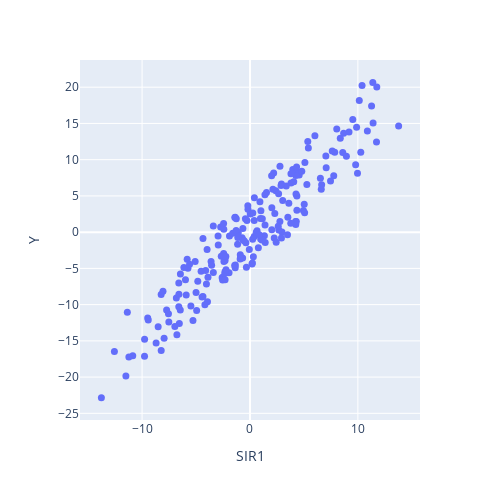

Notebook code cell kept with this figure:
### Markdown cell above
### Plot the First SIR Component Against $Y$

### Code cell
plot2D(linear_data, x="SIR1", y="Y", x_title="SIR1", y_title="Y")

### Figure 1 — Plotly figure (JSON) as saved in the notebook; plotly's stock layout.template omitted (floating-point values rounded to 4 significant figures; data arrays with more than 128 entries replaced by an {"elided": "..."} marker saying what was removed)
{"data": [{"hovertemplate": "SIR1=%{x}<br>Y=%{y}<extra></extra>", "legendgroup": "", "marker": {"color": "#636efa", "size": 7, "symbol": "circle"}, "mode": "markers", "name": "", "orientation": "v", "showlegend": false, "type": "scatter", "x": {"elided": "200 float values"}, "xaxis": "x", "y": {"elided": "200 float values"}, "yaxis": "y"}], "layout": {"height": 500, "legend": {"tracegroupgap": 0}, "margin": {"t": 60}, "width": 500, "xaxis": {"anchor": "y", "autorange": true, "domain": [0, 1], "range": [-15.75, 15.76], "title": {"text": "SIR1"}, "type": "linear"}, "yaxis": {"anchor": "x", "autorange": true, "domain": [0, 1], "range": [-25.92, 23.75], "title": {"text": "Y"}, "type": "linear"}}}
